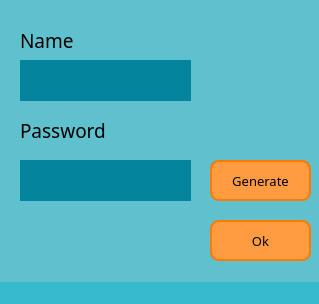
<?xml version="1.0" encoding="UTF-8"?>
<ui version="4.0">
 <class>AddEdit</class>
 <widget class="QMainWindow" name="AddEdit">
  <property name="geometry">
   <rect>
    <x>0</x>
    <y>0</y>
    <width>319</width>
    <height>304</height>
   </rect>
  </property>
  <property name="windowTitle">
   <string>MainWindow</string>
  </property>
  <property name="styleSheet">
   <string notr="true">background-color: #5FC0CE;</string>
  </property>
  <widget class="QWidget" name="centralwidget">
   <widget class="QPushButton" name="okBtn">
    <property name="geometry">
     <rect>
      <x>210</x>
      <y>220</y>
      <width>101</width>
      <height>41</height>
     </rect>
    </property>
    <property name="font">
     <font>
      <family>Dubai</family>
      <pointsize>10</pointsize>
     </font>
    </property>
    <property name="styleSheet">
     <string notr="true">QPushButton:pressed { background-color: #BF7530 }
QPushButton {
background-color:#FF9B40;
border-radius:9px;
border-style: solid;
border-color:#FF7A00;
border-width:2px;}</string>
    </property>
    <property name="text">
     <string>Ok</string>
    </property>
   </widget>
   <widget class="QLabel" name="label">
    <property name="geometry">
     <rect>
      <x>20</x>
      <y>30</y>
      <width>61</width>
      <height>21</height>
     </rect>
    </property>
    <property name="font">
     <font>
      <family>Dubai</family>
      <pointsize>14</pointsize>
     </font>
    </property>
    <property name="text">
     <string>Name</string>
    </property>
   </widget>
   <widget class="QLineEdit" name="nameLn">
    <property name="geometry">
     <rect>
      <x>20</x>
      <y>60</y>
      <width>171</width>
      <height>41</height>
     </rect>
    </property>
    <property name="font">
     <font>
      <family>Dubai</family>
      <pointsize>10</pointsize>
     </font>
    </property>
    <property name="styleSheet">
     <string notr="true">background-color:#04859D;border:none;</string>
    </property>
    <property name="text">
     <string/>
    </property>
   </widget>
   <widget class="QLabel" name="label_2">
    <property name="geometry">
     <rect>
      <x>20</x>
      <y>120</y>
      <width>151</width>
      <height>21</height>
     </rect>
    </property>
    <property name="font">
     <font>
      <family>Dubai</family>
      <pointsize>14</pointsize>
     </font>
    </property>
    <property name="text">
     <string>Password</string>
    </property>
   </widget>
   <widget class="QLineEdit" name="passwordLn">
    <property name="geometry">
     <rect>
      <x>20</x>
      <y>160</y>
      <width>171</width>
      <height>41</height>
     </rect>
    </property>
    <property name="font">
     <font>
      <family>Dubai</family>
      <pointsize>10</pointsize>
     </font>
    </property>
    <property name="styleSheet">
     <string notr="true">background-color:#04859D;border:none;</string>
    </property>
    <property name="text">
     <string/>
    </property>
   </widget>
   <widget class="QPushButton" name="generateBtn">
    <property name="geometry">
     <rect>
      <x>210</x>
      <y>160</y>
      <width>101</width>
      <height>41</height>
     </rect>
    </property>
    <property name="font">
     <font>
      <family>Dubai</family>
      <pointsize>10</pointsize>
     </font>
    </property>
    <property name="styleSheet">
     <string notr="true">QPushButton:pressed { background-color: #BF7530 }
QPushButton {
background-color:#FF9B40;
border-radius:9px;
border-style: solid;
border-color:#FF7A00;
border-width:2px;}</string>
    </property>
    <property name="text">
     <string>Generate</string>
    </property>
   </widget>
  </widget>
  <widget class="QStatusBar" name="statusbar">
   <property name="styleSheet">
    <string notr="true">background-color:#36BBCE</string>
   </property>
  </widget>
 </widget>
 <resources/>
 <connections/>
</ui>
